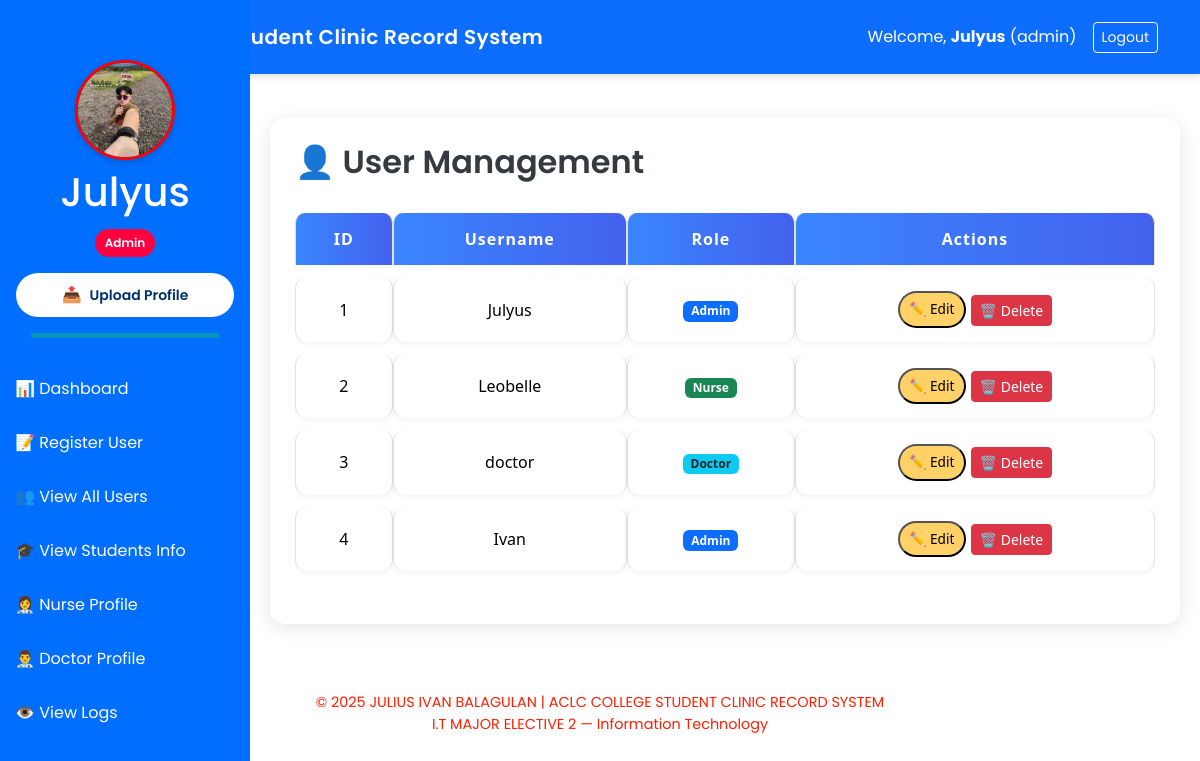
The app's page /admin/users (signed in) with its own data.
### app.py (models this page shows)
class User(db.Model):
    id: Mapped[int] = mapped_column(primary_key=True, autoincrement=True, unique=True)
    username: Mapped[str]
    password: Mapped[str]
    role: Mapped[str]
    profile_photo: Mapped[str]

### app.py (the view)
@app.route('/admin/users')
def view_users():
    if session.get('role') != 'admin':
        flash('Unauthorized access.', 'danger')
        return redirect(url_for('login'))
    users = User.query.all()
    return render_template('User/view_users.html', users=users)

### app.py (called while the page is built)
@app.context_processor
def inject_user():
    if 'username' in session:
        user = User.query.filter_by(username=session['username']).first()
        return dict(user=user)
    return dict(user=None)

### templates/User/view_users.html (shortened to what this page needs)
{% extends "Base/base.html" %}
{% block content %}
<link rel="stylesheet" href="{{ url_for('static', filename='viewstudents.css') }}">
<div class="container mt-4 custom-table-container">
    <h2>👤 User Management</h2>
    <div class="table-responsive">
        <table id="usersTable" class="table table-bordered custom-table">
            <thead>
                <tr>
                    <th>ID</th>
                    <th>Username</th>
                    <th>Role</th>
                    <th>Actions</th>
                </tr>
            </thead>
            <tbody>
                {% for user in users %}
                <tr>
                    <td>{{ user.id }}</td>
                    <td>{{ user.username }}</td>
                    <td>
                        {% if user.role == 'admin' %}
                            <span class="badge bg-primary">{{ user.role.title() }}</span>
                        {% elif user.role == 'nurse' %}
                            <span class="badge bg-success">{{ user.role.title() }}</span>
                        {% elif user.role == 'doctor' %}
                            <span class="badge bg-info text-dark">{{ user.role.title() }}</span>
                        {% endif %}
                    </td>
                    <td>
                        <button class="custom-btn edit btn-sm" data-bs-toggle="modal" data-bs-target="#editUserModal{{ user.id }}">✏️ Edit</button>
                        <form action="{{ url_for('delete_user', user_id=user.id) }}" method="POST" style="display:inline;" onsubmit="return confirm('Are you sure you want to delete this user?');">
                        <button type="submit" class="btn btn-danger btn-sm"> 🗑️ Delete</button>
                        </form>
                    </td>
                </tr>
                {% endfor %}
            </tbody>
        </table>
    </div>
</div>
{% endblock %}

### templates/Base/base.html (shortened to what this page needs)
<!DOCTYPE html>
<html lang="en">
<head>
    <link rel="stylesheet" href="{{ url_for('static', filename='base.css') }}">
    {{ bootstrap.load_css() }}
</head>
<body>
    <nav class="navbar navbar-expand-lg navbar-dark bg-primary py-3">
        <div class="container">
            <a class="navbar-brand d-flex align-items-center gap-2 fw-semibold text-white" href="#">
                <span style="letter-spacing: 0.5px;"> ACLC College Student Clinic Record System</span>
            </a>
            {% if session.get('username') %}
            <div class="d-flex align-items-center text-white">
                <span class="me-3">Welcome, <strong>{{ session['username'] }}</strong> ({{ session['role'] }})</span>
                <a href="{{ url_for('logout') }}" class="btn btn-outline-light btn-sm">Logout</a>
            </div>
            {% endif %}
        </div>
    </nav>
   {% if session.get('username') %}
   <div class="sidebar">
       <div class="text-center mb-4">
           <div class="profile-pic-container">
            {% if user and user.profile_photo %}
            <img src="{{ url_for('static', filename='uploads/' ~ user.profile_photo) }}" class="rounded-circle" width="100" height="100" alt="Profile">
           {% else %}
            <img src="{{ url_for('static', filename='default.png') }}" class="rounded-circle" width="100" height="100" alt="Default Profile">
           {% endif %}
           </div>
           <h1 class="mt-2">{{ session['username'] }}</h1>
           <p class="badge-role">{{ session['role'] | capitalize }}</p>
           <form action="{{ url_for('upload_profile') }}" method="POST" enctype="multipart/form-data" class="d-grid gap-2 px-3">
            <button type="button" class="upload-btn" onclick="toggleFileInput()"> <span class="icon">📤</span> Upload Profile</button>
          </form>
           <hr class="sidebar-divider">
       </div>
       {% if session['role'] == 'admin' %}
           <a href="{{ url_for('admin_dashboard') }}">📊 Dashboard</a>
           <a href="{{ url_for('register_user') }}">📝 Register User</a>
           <a href="{{ url_for('view_users') }}">👥 View All Users</a>
           <a href="{{ url_for('admin_students') }}">🎓 View Students Info</a>
           <a href="{{ url_for('nurse_profile') }}">👩‍⚕️ Nurse Profile</a>
           <a href="{{ url_for('view_doctors') }}">👨‍⚕️ Doctor Profile</a>
           <a href="{{ url_for('view_logs') }}">👁️ View Logs</a>
       {% elif session['role'] == 'doctor' %}
           <a href="{{ url_for('doctor_dashboard') }}">📊 Dashboard</a>
           <a href="{{ url_for('doctor_examinations') }}">🩺 Examinations</a>
           <a href="{{ url_for('view_all_diagnoses') }}">👁️ View Diagnoses</a>
       {% endif %}
   </div>
   {% endif %}
    <main class="content">
        {% block content %}{% endblock %}
    </main>
  <footer class="text-center mt-5 mb-3">
    <p>&copy; {{ 2025 }} JULIUS IVAN BALAGULAN | ACLC COLLEGE STUDENT CLINIC RECORD SYSTEM <br>
    I.T MAJOR ELECTIVE 2 — Information Technology</p>
  </footer>
</body>
</html>

### static/base.css (style rules this page uses)
body { font-family: 'Poppins', sans-serif; background-color: #f2f6fc; }
.navbar { box-shadow: 0 4px 6px rgba(0, 0, 0, 0.1); }
footer { font-size: 0.9rem; color: #ff1e00; }
.sidebar { height: 100vh; position: fixed; top: 0; left: 0; width: 250px; background-color: #006eff; color: white; padding-top: 60px; }
.sidebar a { color: white; display: block; padding: 15px; text-decoration: none; }
.content { margin-left: 250px; padding: 20px; }
.sidebar-divider { border-top: 5px solid rgb(21, 255, 0); width: 75%; margin: 1rem auto; }
.upload-btn { background-color: #ffffff; color: #002f6c; border: none; padding: 10px 15px; font-weight: 600; font-size: 14px; border-radius: 30px; display: flex; align-items: center; justify-content: center; gap: 8px; cursor: pointer; width: 100%; transition: background-color 0.3s ease, color 0.3s ease; }
.upload-btn .icon { font-size: 16px; }
.badge-role { display: inline-block; background-color: #ff0040; color: #fff; font-size: 12px; font-weight: 600; padding: 5px 10px; border-radius: 20px; margin-top: 5px; text-transform: capitalize; }

### static/viewstudents.css (style rules this page uses)
body { font-family: 'Poppins', sans-serif; }
.custom-table-container { background: #ffffff; border-radius: 15px; box-shadow: 0 4px 20px rgba(0, 0, 0, 0.1); padding: 25px; animation: fadeIn 0.6s ease-in-out; }
.custom-table th { background: linear-gradient(to right, #3a86ff, #4361ee); color: white; text-align: center; vertical-align: middle; }
.custom-table td { vertical-align: middle; text-align: center; }
.custom-btn { font-size: 0.85rem; padding: 6px 10px; border-radius: 20px; }
.custom-btn.edit { background-color: #ffd166; color: #000; }
h2 { font-weight: 600; margin-bottom: 20px; color: #343a40; }
.custom-table { width: 100%; border-collapse: separate; border-spacing: 0 12px; font-family: 'Segoe UI', sans-serif; }
.custom-table th { background-color: #6a5acd; color: white; padding: 14px; text-align: center; border-radius: 10px 10px 0 0; font-size: 16px; letter-spacing: 1px; }
.custom-table td { background-color: white; text-align: center; padding: 14px; border-radius: 12px; box-shadow: 0 2px 6px rgba(0,0,0,0.05); }
.sidebar .profile-pic-container img { border: 3px solid #ff0000; box-shadow: 0 2px 6px rgba(0,0,0,0.2); }

### records on screen
User: username "Julyus", profile_photo (picture), id "1", role "Admin"
User: id "2", username "Leobelle", role "Nurse"
User: id "3", username "doctor", role "Doctor"
User: id "4", username "Ivan", role "Admin"

### other values on screen
{{ session['role'] }} "admin"
{{ session['role'] | capitalize }} "Admin"
{{ 2025 }} "2025"
